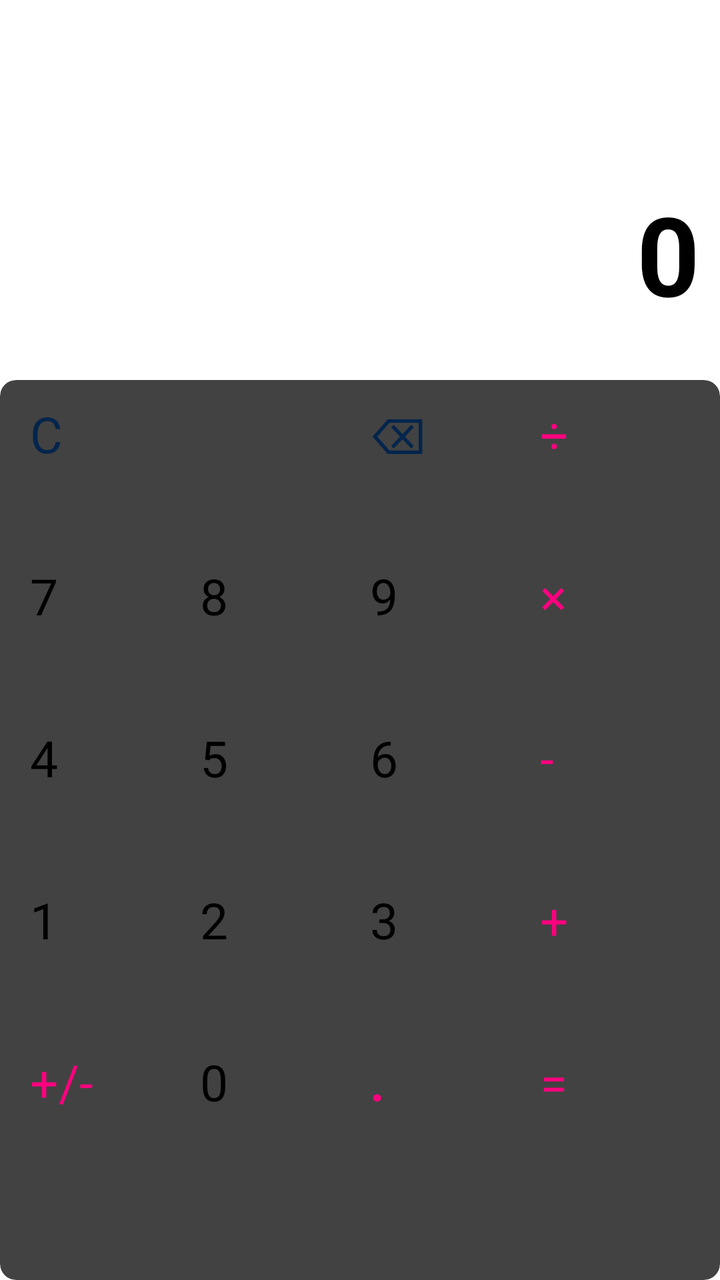
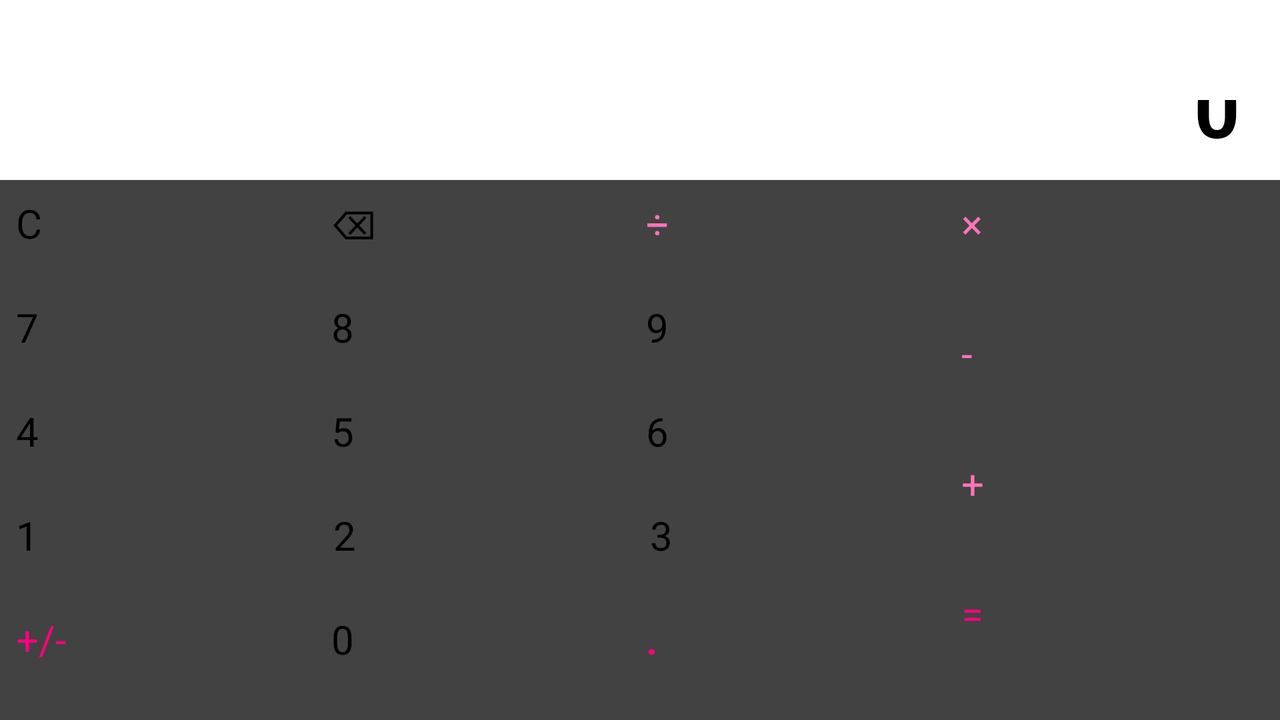

First picture: res/layout/ on a phone held upright. Second picture: the repository's own variant of that layout, on a device whose configuration matches the variant's folder. Source for both follows.
<!-- AndroidManifest.xml: application theme Theme.MyApplication -->
<!-- res/layout/activity_kalkulator.xml -->
<?xml version="1.0" encoding="utf-8"?>
<androidx.constraintlayout.widget.ConstraintLayout xmlns:android="http://schemas.android.com/apk/res/android"
    xmlns:app="http://schemas.android.com/apk/res-auto"
    xmlns:tools="http://schemas.android.com/tools"
    android:id="@+id/main"
    android:layout_width="match_parent"
    android:layout_height="match_parent"
    tools:context="com.example.myapplication.Kalkulator">

    <TextView
        android:id="@+id/tvExpression"
        android:layout_width="match_parent"
        android:layout_height="70dp"
        android:text=""
        android:textSize="55sp"
        android:textStyle="bold"
        android:textColor="@color/black"
        android:textAlignment="textEnd"
        app:layout_constraintBottom_toTopOf="@+id/tvDisplay"
        app:layout_constraintStart_toStartOf="parent"
        app:layout_constraintEnd_toEndOf="parent"
        android:layout_marginEnd="10dp"
        android:layout_marginBottom="15dp"
        android:layout_marginStart="10dp"/>

    <TextView
        android:id="@+id/tvDisplay"
        android:layout_width="match_parent"
        android:layout_height="70dp"
        android:text="0"
        android:textSize="55sp"
        android:textStyle="bold"
        android:textColor="@color/black"
        app:layout_constraintBottom_toTopOf="@id/cardKalkulator"
        android:textAlignment="textEnd"
        app:layout_constraintStart_toStartOf="parent"
        app:layout_constraintEnd_toEndOf="parent"
        android:layout_marginEnd="10dp"
        android:layout_marginBottom="30dp"
        android:layout_marginStart="10dp" />

    <androidx.cardview.widget.CardView
        android:id="@+id/cardKalkulator"
        android:layout_width="match_parent"
        android:layout_height="450dp"
        app:cardElevation="4dp"
        app:cardCornerRadius="8dp"
        app:layout_constraintBottom_toBottomOf="parent">

        <androidx.constraintlayout.widget.ConstraintLayout
            android:layout_width="match_parent"
            android:layout_height="match_parent"
            android:layout_marginBottom="25dp"
            android:padding="10dp">

            <Button
                android:id="@+id/btnClear"
                android:layout_width="0dp"
                android:layout_height="0dp"
                android:text="C"
                android:textSize="25sp"
                android:textColor="@color/biru"
                android:backgroundTint="@color/red"
                app:layout_constraintTop_toTopOf="parent"
                app:layout_constraintStart_toStartOf="@id/btn7"
                app:layout_constraintBottom_toTopOf="@id/btn7"
                app:layout_constraintEnd_toEndOf="@id/btn8" />

            <Button
                android:id="@+id/btnDelete"
                android:layout_width="0dp"
                android:layout_height="0dp"
                android:text="⌫"
                android:textSize="25sp"
                android:textColor="@color/biru"
                android:backgroundTint="@color/red"
                app:layout_constraintTop_toTopOf="parent"
                app:layout_constraintStart_toStartOf="@id/btn9"
                app:layout_constraintEnd_toEndOf="@id/btn9"
                app:layout_constraintBottom_toTopOf="@id/btn9" />

            <Button
                android:id="@+id/btnBagi"
                android:layout_width="0dp"
                android:layout_height="0dp"
                android:text="÷"
                android:textSize="25sp"
                android:textColor="@color/brightPink"
                android:backgroundTint="@color/pinkTone"
                app:layout_constraintTop_toTopOf="parent"
                app:layout_constraintStart_toStartOf="@id/btnKali"
                app:layout_constraintEnd_toEndOf="@id/btnKali"
                app:layout_constraintBottom_toTopOf="@id/btnKali" />

            <Button
                android:id="@+id/btn7"
                android:layout_width="0dp"
                android:layout_height="0dp"
                android:text="7"
                android:textColor="@color/black"
                android:textSize="25sp"
                android:backgroundTint="@color/pinkTone"
                app:layout_constraintTop_toBottomOf="@id/btnClear"
                app:layout_constraintStart_toStartOf="parent"
                app:layout_constraintBottom_toTopOf="@id/btn4"
                app:layout_constraintEnd_toStartOf="@id/btn8"
                android:layout_margin="5dp"/>

            <Button
                android:id="@+id/btn8"
                android:layout_width="0dp"
                android:layout_height="0dp"
                android:backgroundTint="@color/pinkTone"
                android:text="8"
                android:textColor="@color/black"
                android:textSize="25sp"
                app:layout_constraintBottom_toTopOf="@id/btn4"
                app:layout_constraintEnd_toStartOf="@id/btn9"
                app:layout_constraintStart_toEndOf="@id/btn7"
                app:layout_constraintTop_toBottomOf="@id/btnClear"
                android:layout_margin="5dp"/>

            <Button
                android:id="@+id/btn9"
                android:layout_width="0dp"
                android:layout_height="0dp"
                android:text="9"
                android:textColor="@color/black"
                android:textSize="25sp"
                android:backgroundTint="@color/pinkTone"
                app:layout_constraintTop_toBottomOf="@id/btnDelete"
                app:layout_constraintEnd_toStartOf="@id/btnKali"
                app:layout_constraintStart_toEndOf="@id/btn8"
                app:layout_constraintBottom_toTopOf="@id/btn4"
                android:layout_margin="5dp"/>

            <Button
                android:id="@+id/btnKali"
                android:layout_width="0dp"
                android:layout_height="0dp"
                android:text="×"
                android:textColor="@color/brightPink"
                android:textSize="25sp"
                android:backgroundTint="@color/pinkTone"
                app:layout_constraintTop_toBottomOf="@id/btnBagi"
                app:layout_constraintBottom_toTopOf="@id/btnMinus"
                app:layout_constraintStart_toEndOf="@id/btn9"
                app:layout_constraintEnd_toEndOf="parent"
                android:layout_margin="5dp"/>

            <Button
                android:id="@+id/btn4"
                android:layout_width="0dp"
                android:layout_height="0dp"
                android:backgroundTint="@color/pinkTone"
                android:text="4"
                android:textColor="@color/black"
                android:textSize="25sp"
                app:layout_constraintBottom_toTopOf="@id/btn1"
                app:layout_constraintEnd_toEndOf="@id/btn1"
                app:layout_constraintStart_toStartOf="@id/btn1"
                app:layout_constraintTop_toBottomOf="@id/btn7" />

            <Button
                android:id="@+id/btn5"
                android:layout_width="0dp"
                android:layout_height="0dp"
                android:text="5"
                android:textColor="@color/black"
                android:textSize="25sp"
                android:backgroundTint="@color/pinkTone"
                app:layout_constraintStart_toStartOf="@id/btn2"
                app:layout_constraintTop_toBottomOf="@id/btn7"
                app:layout_constraintBottom_toTopOf="@id/btn1"
                app:layout_constraintEnd_toEndOf="@id/btn2"
                android:layout_marginTop="5dp"
                android:layout_marginBottom="5dp" />

            <Button
                android:id="@+id/btn6"
                android:layout_width="0dp"
                android:layout_height="0dp"
                android:text="6"
                android:textColor="@color/black"
                android:textSize="25sp"
                android:backgroundTint="@color/pinkTone"
                app:layout_constraintStart_toStartOf="@id/btn3"
                app:layout_constraintTop_toBottomOf="@id/btn7"
                app:layout_constraintBottom_toTopOf="@id/btn1"
                app:layout_constraintEnd_toEndOf="@id/btn3"
                android:layout_marginTop="5dp"
                android:layout_marginBottom="5dp" />

            <Button
                android:id="@+id/btnMinus"
                android:layout_width="0dp"
                android:layout_height="0dp"
                android:text="-"
                android:textColor="@color/brightPink"
                android:textSize="25sp"
                android:backgroundTint="@color/pinkTone"
                app:layout_constraintStart_toStartOf="@id/btnTambah"
                app:layout_constraintStart_toEndOf="@id/btn6"
                app:layout_constraintTop_toBottomOf="@id/btnKali"
                app:layout_constraintBottom_toTopOf="@id/btnTambah"
                app:layout_constraintEnd_toEndOf="@id/btnTambah"/>

            <Button
                android:id="@+id/btn1"
                android:layout_width="0dp"
                android:layout_height="0dp"
                android:text="1"
                android:textColor="@color/black"
                android:textSize="25sp"
                android:backgroundTint="@color/pinkTone"
                app:layout_constraintBottom_toTopOf="@id/btnAtau"
                app:layout_constraintTop_toBottomOf="@id/btn4"
                app:layout_constraintStart_toStartOf="parent"
                app:layout_constraintEnd_toStartOf="@id/btn2"
                android:layout_margin="5dp"/>

            <Button
                android:id="@+id/btn2"
                android:layout_width="0dp"
                android:layout_height="0dp"
                android:text="2"
                android:textColor="@color/black"
                android:textSize="25sp"
                android:backgroundTint="@color/pinkTone"
                app:layout_constraintBottom_toTopOf="@id/btn0"
                app:layout_constraintStart_toEndOf="@id/btn1"
                app:layout_constraintTop_toBottomOf="@id/btn4"
                app:layout_constraintEnd_toStartOf="@id/btn3"
                android:layout_margin="5dp"/>

            <Button
                android:id="@+id/btn3"
                android:layout_width="0dp"
                android:layout_height="0dp"
                android:text="3"
                android:textColor="@color/black"
                android:textSize="25sp"
                android:backgroundTint="@color/pinkTone"
                app:layout_constraintBottom_toTopOf="@id/btnTitik"
                app:layout_constraintTop_toBottomOf="@id/btn4"
                app:layout_constraintStart_toEndOf="@id/btn2"
                app:layout_constraintEnd_toStartOf="@id/btnTambah"
                android:layout_margin="5dp"/>

            <Button
                android:id="@+id/btnTambah"
                android:layout_width="0dp"
                android:layout_height="0dp"
                android:text="+"
                android:textSize="25sp"
                android:textColor="@color/brightPink"
                android:backgroundTint="@color/pinkTone"
                app:layout_constraintBottom_toTopOf="@id/btnSamaDengan"
                app:layout_constraintTop_toBottomOf="@id/btnMinus"
                app:layout_constraintStart_toEndOf="@id/btn3"
                app:layout_constraintEnd_toEndOf="parent"
                android:layout_margin="5dp"/>

            <Button
                android:id="@+id/btnAtau"
                android:layout_width="0dp"
                android:layout_height="0dp"
                android:text="+/-"
                android:textSize="25sp"
                android:textColor="@color/brightPink"
                android:backgroundTint="@color/pinkTone"
                app:layout_constraintTop_toBottomOf="@id/btn1"
                app:layout_constraintStart_toStartOf="parent"
                app:layout_constraintEnd_toStartOf="@id/btn0"
                app:layout_constraintBottom_toBottomOf="parent"
                android:layout_marginStart="5dp"
                android:layout_marginEnd="5dp"
                android:layout_marginBottom="5dp"/>

            <Button
                android:id="@+id/btn0"
                android:layout_width="0dp"
                android:layout_height="0dp"
                android:text="0"
                android:textSize="25sp"
                android:textColor="@color/black"
                android:backgroundTint="@color/pinkTone"
                app:layout_constraintTop_toBottomOf="@id/btn1"
                app:layout_constraintStart_toEndOf="@id/btnAtau"
                app:layout_constraintEnd_toStartOf="@id/btnTitik"
                app:layout_constraintBottom_toBottomOf="parent"
                android:layout_margin="5dp"/>

            <Button
                android:id="@+id/btnTitik"
                android:layout_width="0dp"
                android:layout_height="0dp"
                android:text="."
                android:textSize="25sp"
                android:textColor="@color/brightPink"
                android:textStyle="bold"
                android:backgroundTint="@color/pinkTone"
                app:layout_constraintTop_toBottomOf="@id/btn1"
                app:layout_constraintStart_toEndOf="@id/btn0"
                app:layout_constraintEnd_toStartOf="@id/btnSamaDengan"
                app:layout_constraintBottom_toBottomOf="parent"
                android:layout_margin="5dp"/>

            <Button
                android:id="@+id/btnSamaDengan"
                android:layout_width="0dp"
                android:layout_height="0dp"
                android:text="="
                android:textSize="25sp"
                android:textColor="@color/brightPink"
                android:backgroundTint="@color/pink2"
                app:layout_constraintTop_toBottomOf="@id/btn1"
                app:layout_constraintStart_toEndOf="@id/btnTitik"
                app:layout_constraintEnd_toEndOf="parent"
                app:layout_constraintBottom_toBottomOf="parent"
                android:layout_margin="5dp"/>

        </androidx.constraintlayout.widget.ConstraintLayout>

    </androidx.cardview.widget.CardView>

</androidx.constraintlayout.widget.ConstraintLayout>
<!-- resources referenced by this layout -->
<resources>
  <color name="biru">#03254C</color>
  <color name="black">#FF000000</color>
  <color name="brightPink">#FF007F</color>
  <color name="pink2">#FB74B9</color>
  <color name="pinkTone">#F9D0CE</color>
  <color name="red">#B22222</color>
</resources>
<!-- res/layout-land/activity_kalkulator.xml (the author's variant of the layout above) -->
<!-- drawn on the phone turned sideways -->
<?xml version="1.0" encoding="utf-8"?>
<androidx.constraintlayout.widget.ConstraintLayout xmlns:android="http://schemas.android.com/apk/res/android"
    xmlns:app="http://schemas.android.com/apk/res-auto"
    xmlns:tools="http://schemas.android.com/tools"
    android:id="@+id/main"
    android:layout_width="match_parent"
    android:layout_height="match_parent"
    tools:context=".Kalkulator">

    
    <androidx.constraintlayout.widget.Guideline
        android:id="@+id/guideline_horizontal"
        android:layout_width="wrap_content"
        android:layout_height="wrap_content"
        android:orientation="horizontal"
        app:layout_constraintGuide_percent="0.25" />

    
    <TextView
        android:id="@+id/tvExpression"
        android:layout_width="0dp"
        android:layout_height="0dp"
        android:text=""
        android:textSize="30sp"
        android:textStyle="bold"
        android:textColor="@android:color/black"
        android:textAlignment="textEnd"
        android:gravity="bottom|end"
        android:paddingEnd="10dp"
        android:paddingStart="10dp"
        app:layout_constraintBottom_toTopOf="@+id/tvDisplay"
        app:layout_constraintTop_toTopOf="parent"
        app:layout_constraintStart_toStartOf="parent"
        app:layout_constraintEnd_toEndOf="parent"
        android:layout_margin="5dp"/>

    <TextView
        android:id="@+id/tvDisplay"
        android:layout_width="0dp"
        android:layout_height="0dp"
        android:text="0"
        android:textSize="40sp"
        android:textStyle="bold"
        android:textColor="@android:color/black"
        android:textAlignment="textEnd"
        android:gravity="bottom|end"
        android:paddingEnd="10dp"
        android:paddingStart="10dp"
        app:layout_constraintTop_toBottomOf="@id/tvExpression"
        app:layout_constraintBottom_toTopOf="@id/guideline_horizontal"
        app:layout_constraintStart_toStartOf="parent"
        app:layout_constraintEnd_toEndOf="parent"
        android:layout_margin="10dp" />

    
    <androidx.cardview.widget.CardView
        android:id="@+id/cardKalkulator"
        android:layout_width="0dp"
        android:layout_height="0dp"
        app:cardElevation="0dp"
        app:cardCornerRadius="0dp"
        app:layout_constraintStart_toStartOf="parent"
        app:layout_constraintEnd_toEndOf="parent"
        app:layout_constraintTop_toBottomOf="@id/guideline_horizontal"
        app:layout_constraintBottom_toBottomOf="parent">

        
        <androidx.constraintlayout.widget.ConstraintLayout
            android:layout_width="match_parent"
            android:layout_height="match_parent"
            android:padding="5dp">

            
            
            <Button
                android:id="@+id/btnClear"
                android:layout_width="0dp"
                android:layout_height="0dp"
                android:text="C"
                android:textSize="20sp"
                android:textColor="@color/black"
                android:backgroundTint="@color/red"
                app:layout_constraintTop_toTopOf="parent"
                app:layout_constraintBottom_toTopOf="@id/btn7"
                app:layout_constraintStart_toStartOf="parent"
                app:layout_constraintEnd_toStartOf="@id/btnDelete"
                android:layout_margin="3dp"/>

            <Button
                android:id="@+id/btnDelete"
                android:layout_width="0dp"
                android:layout_height="0dp"
                android:text="⌫"
                android:textSize="20sp"
                android:textColor="@color/black"
                android:backgroundTint="@color/red"
                app:layout_constraintTop_toTopOf="parent"
                app:layout_constraintBottom_toTopOf="@id/btn8"
                app:layout_constraintStart_toEndOf="@id/btnClear"
                app:layout_constraintEnd_toStartOf="@id/btnBagi"
                android:layout_margin="3dp"/>

            <Button
                android:id="@+id/btnBagi"
                android:layout_width="0dp"
                android:layout_height="0dp"
                android:text="÷"
                android:textSize="20sp"
                android:textColor="@color/pink2"
                android:backgroundTint="@color/pinkTone"
                app:layout_constraintTop_toTopOf="parent"
                app:layout_constraintBottom_toTopOf="@id/btn9"
                app:layout_constraintStart_toEndOf="@id/btnDelete"
                app:layout_constraintEnd_toStartOf="@id/btnKali"
                android:layout_margin="3dp"/>

            <Button
                android:id="@+id/btnKali"
                android:layout_width="0dp"
                android:layout_height="0dp"
                android:text="×"
                android:textSize="20sp"
                android:textColor="@color/pink2"
                android:backgroundTint="@color/pinkTone"
                app:layout_constraintTop_toTopOf="parent"
                app:layout_constraintBottom_toTopOf="@id/btnMinus"
                app:layout_constraintStart_toEndOf="@id/btnBagi"
                app:layout_constraintEnd_toEndOf="parent"
                android:layout_margin="3dp"/>

            
            <Button
                android:id="@+id/btn7"
                android:layout_width="0dp"
                android:layout_height="0dp"
                android:text="7"
                android:textColor="@color/black"
                android:textSize="20sp"
                android:backgroundTint="@color/pinkTone"
                app:layout_constraintTop_toBottomOf="@id/btnClear"
                app:layout_constraintBottom_toTopOf="@id/btn4"
                app:layout_constraintStart_toStartOf="parent"
                app:layout_constraintEnd_toStartOf="@id/btn8"
                android:layout_margin="3dp"/>

            <Button
                android:id="@+id/btn8"
                android:layout_width="0dp"
                android:layout_height="0dp"
                android:text="8"
                android:textColor="@color/black"
                android:textSize="20sp"
                android:backgroundTint="@color/pinkTone"
                app:layout_constraintTop_toBottomOf="@id/btnDelete"
                app:layout_constraintBottom_toTopOf="@id/btn5"
                app:layout_constraintStart_toEndOf="@id/btn7"
                app:layout_constraintEnd_toStartOf="@id/btn9"
                android:layout_margin="3dp"/>

            <Button
                android:id="@+id/btn9"
                android:layout_width="0dp"
                android:layout_height="0dp"
                android:text="9"
                android:textColor="@color/black"
                android:textSize="20sp"
                android:backgroundTint="@color/pinkTone"
                app:layout_constraintTop_toBottomOf="@id/btnBagi"
                app:layout_constraintBottom_toTopOf="@id/btn6"
                app:layout_constraintStart_toEndOf="@id/btn8"
                app:layout_constraintEnd_toStartOf="@id/btnMinus"
                android:layout_margin="3dp"/>

            <Button
                android:id="@+id/btnMinus"
                android:layout_width="0dp"
                android:layout_height="0dp"
                android:text="-"
                android:textColor="@color/pink2"
                android:textSize="20sp"
                android:backgroundTint="@color/pinkTone"
                app:layout_constraintTop_toBottomOf="@id/btnKali"
                app:layout_constraintBottom_toTopOf="@id/btnTambah"
                app:layout_constraintStart_toEndOf="@id/btn9"
                app:layout_constraintEnd_toEndOf="parent"
                android:layout_margin="3dp"/>

            <Button
                android:id="@+id/btn4"
                android:layout_width="0dp"
                android:layout_height="0dp"
                android:backgroundTint="@color/pinkTone"
                android:text="4"
                android:textColor="@color/black"
                android:textSize="20sp"
                app:layout_constraintTop_toBottomOf="@id/btn7"
                app:layout_constraintBottom_toTopOf="@id/btn1"
                app:layout_constraintStart_toStartOf="parent"
                app:layout_constraintEnd_toStartOf="@id/btn5"
                android:layout_margin="3dp"/>

            <Button
                android:id="@+id/btn5"
                android:layout_width="0dp"
                android:layout_height="0dp"
                android:text="5"
                android:textColor="@color/black"
                android:textSize="20sp"
                android:backgroundTint="@color/pinkTone"
                app:layout_constraintTop_toBottomOf="@id/btn8"
                app:layout_constraintBottom_toTopOf="@id/btn2"
                app:layout_constraintStart_toEndOf="@id/btn4"
                app:layout_constraintEnd_toStartOf="@id/btn6"
                android:layout_margin="3dp"/>

            <Button
                android:id="@+id/btn6"
                android:layout_width="0dp"
                android:layout_height="0dp"
                android:text="6"
                android:textColor="@color/black"
                android:textSize="20sp"
                android:backgroundTint="@color/pinkTone"
                app:layout_constraintTop_toBottomOf="@id/btn9"
                app:layout_constraintBottom_toTopOf="@id/btn3"
                app:layout_constraintStart_toEndOf="@id/btn5"
                app:layout_constraintEnd_toStartOf="@id/btnTambah"
                android:layout_margin="3dp"/>

            <Button
                android:id="@+id/btnTambah"
                android:layout_width="0dp"
                android:layout_height="0dp"
                android:text="+"
                android:textSize="20sp"
                android:textColor="@color/pink2"
                android:backgroundTint="@color/pinkTone"
                app:layout_constraintTop_toBottomOf="@id/btnMinus"
                app:layout_constraintBottom_toTopOf="@id/btnSamaDengan"
                app:layout_constraintStart_toEndOf="@id/btn6"
                app:layout_constraintEnd_toEndOf="parent"
                android:layout_margin="3dp"/>

            <Button
                android:id="@+id/btn1"
                android:layout_width="0dp"
                android:layout_height="0dp"
                android:text="1"
                android:textColor="@color/black"
                android:textSize="20sp"
                android:backgroundTint="@color/pinkTone"
                app:layout_constraintTop_toBottomOf="@id/btn4"
                app:layout_constraintBottom_toTopOf="@id/btnAtau"
                app:layout_constraintStart_toStartOf="parent"
                app:layout_constraintEnd_toStartOf="@id/btn2"
                android:layout_margin="3dp"/>

            <Button
                android:id="@+id/btn2"
                android:layout_width="0dp"
                android:layout_height="0dp"
                android:text="2"
                android:textColor="@color/black"
                android:textSize="20sp"
                android:backgroundTint="@color/pinkTone"
                app:layout_constraintTop_toBottomOf="@id/btn5"
                app:layout_constraintBottom_toTopOf="@id/btn0"
                app:layout_constraintStart_toEndOf="@id/btn1"
                app:layout_constraintEnd_toStartOf="@id/btn3"
                android:layout_margin="3dp"/>

            <Button
                android:id="@+id/btn3"
                android:layout_width="0dp"
                android:layout_height="0dp"
                android:text="3"
                android:textColor="@color/black"
                android:textSize="20sp"
                android:backgroundTint="@color/pinkTone"
                app:layout_constraintTop_toBottomOf="@id/btn6"
                app:layout_constraintBottom_toTopOf="@id/btnTitik"
                app:layout_constraintStart_toEndOf="@id/btn2"
                app:layout_constraintEnd_toStartOf="@id/btnTambah"
                android:layout_margin="3dp"/>

            <Button
                android:id="@+id/btnAtau"
                android:layout_width="0dp"
                android:layout_height="0dp"
                android:text="+/-"
                android:textSize="20sp"
                android:textColor="@color/brightPink"
                android:backgroundTint="@color/pinkTone"
                app:layout_constraintTop_toBottomOf="@id/btn1"
                app:layout_constraintBottom_toBottomOf="parent"
                app:layout_constraintStart_toStartOf="parent"
                app:layout_constraintEnd_toStartOf="@id/btn0"
                android:layout_margin="3dp"/>

            <Button
                android:id="@+id/btn0"
                android:layout_width="0dp"
                android:layout_height="0dp"
                android:text="0"
                android:textSize="20sp"
                android:textColor="@color/black"
                android:backgroundTint="@color/pinkTone"
                app:layout_constraintTop_toBottomOf="@id/btn2"
                app:layout_constraintBottom_toBottomOf="parent"
                app:layout_constraintStart_toEndOf="@id/btnAtau"
                app:layout_constraintEnd_toStartOf="@id/btnTitik"
                android:layout_margin="3dp"/>

            <Button
                android:id="@+id/btnTitik"
                android:layout_width="0dp"
                android:layout_height="0dp"
                android:layout_margin="3dp"
                android:backgroundTint="@color/pinkTone"
                android:text="."
                android:textColor="@color/brightPink"
                android:textSize="20sp"
                android:textStyle="bold"
                app:layout_constraintBottom_toBottomOf="parent"
                app:layout_constraintEnd_toStartOf="@id/btnSamaDengan"
                app:layout_constraintStart_toEndOf="@id/btn0"
                app:layout_constraintTop_toBottomOf="@id/btn3" />

            <Button
                android:id="@+id/btnSamaDengan"
                android:layout_width="0dp"
                android:layout_height="0dp"
                android:text="="
                android:textSize="20sp"
                android:textColor="@color/brightPink"
                android:backgroundTint="@color/pink2"
                app:layout_constraintTop_toBottomOf="@id/btnTambah"
                app:layout_constraintBottom_toBottomOf="parent"
                app:layout_constraintStart_toEndOf="@id/btnTitik"
                app:layout_constraintEnd_toEndOf="parent"
                android:layout_margin="3dp"/>

        </androidx.constraintlayout.widget.ConstraintLayout>
    </androidx.cardview.widget.CardView>
</androidx.constraintlayout.widget.ConstraintLayout>
<!-- resources referenced by the variant -->
<!-- as the phone turned sideways resolves them -->
<resources>
  <color name="black">#FF000000</color>
  <color name="brightPink">#FF007F</color>
  <color name="pink2">#FB74B9</color>
  <color name="pinkTone">#F9D0CE</color>
  <color name="red">#B22222</color>
</resources>
